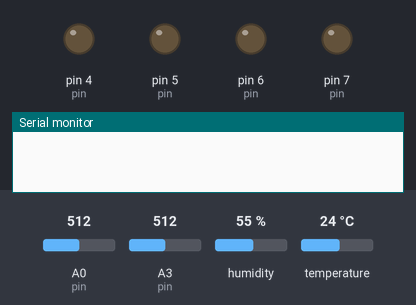
Simulated run of this sketch. Board: Arduino Uno, built with avr-gcc and run on an emulated ATmega328P. Parts: output pins drawn as LEDs (lit = HIGH), the last lines printed to the serial monitor. The inputs (shaded band) are chosen by the test bench; at power-on: temperature 24 °C, A3 (pin) = 512, A0 (pin) = 512, humidity 55 %. Random numbers use the default seed unless the sketch sets one.

Above: at 1.3 s.
1.4 s: temperature set to 21 °C
6.8 s: temperature set to 18 °C
At 10.0 s:
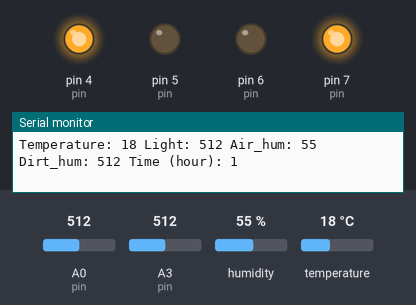
10.9 s: A3 (pin) set to 493
At 11.9 s:
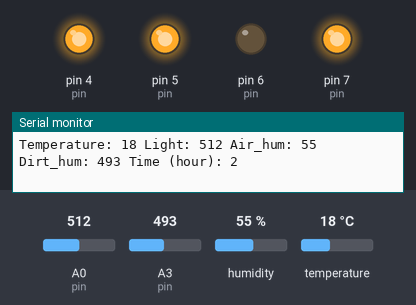
16.3 s: temperature set to 28 °C
At 18.0 s:
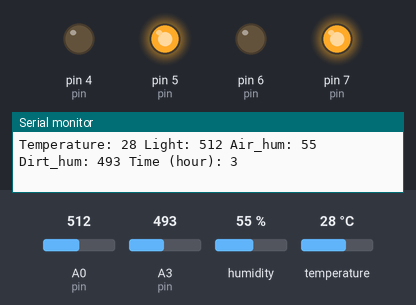
21.7 s: temperature set to 12 °C
At 24.2 s:
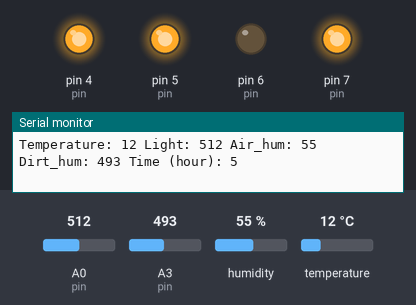
27.1 s: temperature set to 33 °C
At 29.7 s:
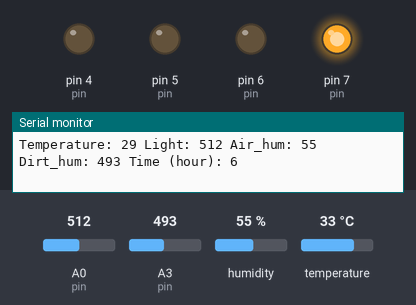
Timing chart, 0 to 33.5 s (numbered marks = the images above; inputs shaded):
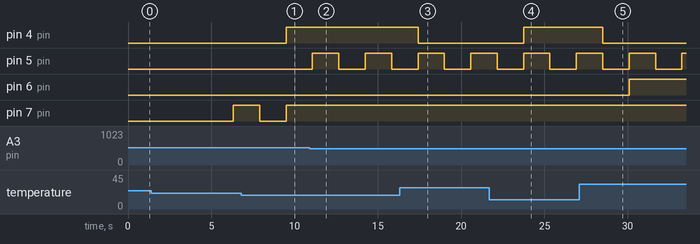

Measured:
- the behaviour switches between 20 and 19 °C on temperature (found by bisection; images 0 and 1)
- the behaviour switches between 500 and 499 on A3 (pin) (found by bisection; images 1 and 2)
- after the input at 6.8 s, pin 4 (pin): LOW → HIGH after 2.7 s
- after the input at 10.9 s, pin 5 (pin): alternates HIGH for 1.6 s and LOW for 1.6 s, starting after 0.18 s
- after the input at 16.3 s, pin 4 (pin): HIGH → LOW after 1.1 s
- after the input at 21.7 s, pin 4 (pin): LOW → HIGH after 2.0 s
- after the input at 27.1 s, pin 4 (pin): HIGH → LOW after 1.4 s

The sketch:

Task2_greenhouse.ino
```cpp
#include <DHT11.h>


#define TEMP_HUM_SENSOR_PIN 12     // temperature and humidity sensor


DHT11 dht11(TEMP_HUM_SENSOR_PIN);


#define HOUR_LENGTH 3600000UL // 1 hour in millis
#define LIGHT_ON_HOUR 6       // turn light on at 6:00
#define LIGHT_OFF_HOUR 22     // turn light off at 22:00


#define VENT_PERIOD 3600000UL // period of ventilation: 1 hour (3600000 millis)
#define VENT_DURATION 300000UL // duration of ventilation: 5 minutes (300000 millis)


#define WATER_PERIOD 10000UL // period of watering: 30 seconds (30000 millis)
#define WATERING_DURATION 5000UL // duration of watering: 5 seconds (5000 millis)


unsigned long TIME = 0;


struct ClimateConditions {
  int minLight;
  int minMoisture;
  int tempMin;
  int tempMax;
  int maxHum;
};


ClimateConditions climate = {400, 500, 20, 30, 60};


class Fan {
  public:
    const int pin = 7;
    bool on_heater;
    bool on_timetable;
    bool on_hot;
    bool on_humidity;
  public:
    void power();
};


class Heater {
  public:
    const int pin = 4;
    bool on_temperature;
  public:
    void power();
};


class Lamp {
  public:
    const int pin = 6;
    bool on_lamp;
  public:
    void power();
};


class Pump {
  public:
    const int pin = 5;
    bool on_pump;
  public:
    void power();
};


class Thermometer {
  public:
    int temperature;   // Celsius
  public:
    void get_data();
};


class Thermometer_ran {
  public:
    int temperature;   // Celsius
  public:
    void get_data();
};


class Thermometer_merge: public Thermometer {
  public:
    int* t1;
    int* t2;
    int* t3;
  public:
    void calculate();
};


class LightSen {
  public:
    const int pin = A0;
    int lightValue;
  public:
    void get_data();
};


class Air_humidity {
  public:
    int humidity;
  public:
    void get_data();
};


class Dirt_humidity {
  public:
    const int pin = A3;
    int humidity;
  public:
   void get_data();
};


void Fan::power()
{
  if( on_heater || on_timetable || on_hot || on_humidity ) {
        digitalWrite(pin, HIGH);
  }
  else {
    digitalWrite(pin, LOW);
  }
}


void Heater::power()
{
  if( on_temperature ) {
    digitalWrite(pin, HIGH);
  }
  else {
    digitalWrite(pin, LOW);
  }
}


void Lamp::power()
{
  if( on_lamp ) {
    analogWrite(pin, 255);
  }
  else {
    analogWrite(pin, 0);
  }
}


void Pump::power()
{
  if( on_pump ) {
    analogWrite(pin, 255);
  }
  else {
    digitalWrite(pin, 0);
  }
}


void Thermometer::get_data()
{
  temperature = dht11.readTemperature();

  if (temperature == DHT11::ERROR_CHECKSUM || temperature == DHT11::ERROR_TIMEOUT) {
       Serial.println(DHT11::getErrorString(temperature));
  }
}


void Thermometer_ran::get_data()
{
  temperature = random(0, 50);
}


void LightSen::get_data()
{
  lightValue = analogRead(pin);
}


void Air_humidity::get_data()
{
  humidity = dht11.readHumidity();

  if (humidity == DHT11::ERROR_CHECKSUM || humidity == DHT11::ERROR_TIMEOUT) {
    Serial.println(DHT11::getErrorString(humidity));
  }
}


void Dirt_humidity::get_data()
{
  humidity = analogRead(pin);
}


void control_temperature(Thermometer &thermometer, Fan &fan, Heater &heater) {
  if (thermometer.temperature > climate.tempMax) {
    fan.on_hot = true;
    heater.on_temperature = false;
  }
  else if (thermometer.temperature < climate.tempMin) {
    fan.on_hot = false;
    fan.on_heater = true;
    heater.on_temperature = true;
  }
  else
  {
    heater.on_temperature = false;
  }
}


void ventilation_by_time(Fan &fan)
{
  static unsigned long lastVentTime = 0;
  static unsigned long startVentTime = 0;
  static bool venting = false;

  if ( !venting && TIME - lastVentTime >= VENT_PERIOD ) {
    venting = true;
    startVentTime = TIME;
  }

  if ( venting ) {
    if (TIME - startVentTime < VENT_DURATION) {
      fan.on_timetable = true;
    } else {
      fan.on_timetable = false;
      venting = false; // end of ventilation
      lastVentTime = TIME;
    }
  } else {
    fan.on_timetable = false;
  }
}


void control_light(LightSen &lightSen, Lamp &lamp)
{
  if ( TIME / HOUR_LENGTH > LIGHT_ON_HOUR && TIME / HOUR_LENGTH < LIGHT_OFF_HOUR ) {
    if (lightSen.lightValue > climate.minLight) {
      lamp.on_lamp = true;
    }
    else {
      lamp.on_lamp = false;
  }
  } else {
    lamp.on_lamp = false;
  }
}


void control_air_humidity(Fan &fan, Air_humidity &air_humidity) {
  if ( air_humidity.humidity > climate.maxHum) {
    fan.on_humidity = true;
  } else {
    fan.on_humidity = false;
  }
}


void control_dirt_humidity(Pump &pump, Dirt_humidity &dirt_humidity) {
  static unsigned long lastWaterTime = 0;
  static unsigned long startWaterTime = 0;
  static bool watering = false;

  if ( !watering && dirt_humidity.humidity < climate.minMoisture && TIME - lastWaterTime >= WATER_PERIOD) {
    watering = true;
    startWaterTime = TIME;
  }

  if ( watering ) {
    if (TIME - startWaterTime < WATERING_DURATION) {
      pump.on_pump = true;
    } else {
      pump.on_pump = false;
      watering = false; // end of watering
      lastWaterTime = TIME;
    }
  } else {
    pump.on_pump = false;
  }
}


void Thermometer_merge::calculate() {
  int a = *t1;
  int b = *t2;
  int c = *t3;
  int temp;
  if (a > b) { temp = a; a = b; b = temp; }
  if (b > c) { temp = b; b = c; c = temp; }
  if (a > b) { temp = a; a = b; b = temp; }
  temperature = b;
}


void printStatus(Thermometer &thermometer, LightSen &lightSen, Air_humidity &air_humidity, Dirt_humidity &dirt_humidity, unsigned long TIME) {
  Serial.print("Temperature: ");
  Serial.print(thermometer.temperature);
  Serial.print(" Light: ");
  Serial.print(lightSen.lightValue);
  Serial.print(" Air_hum: ");
  Serial.print(air_humidity.humidity);
  Serial.print(" Dirt_hum: ");
  Serial.print(dirt_humidity.humidity);
  Serial.print(" Time (hour): ");
  Serial.println(TIME/HOUR_LENGTH);    // при ускорении времени / HOUR_LENGTH
}


Fan fan;
Heater heater;
Thermometer thermometer1;
Thermometer thermometer2;
Thermometer_ran thermometer3;
Thermometer_merge thermometer;
Lamp lamp;
Pump pump;
LightSen lightSen;
Air_humidity air_humidity;
Dirt_humidity dirt_humidity;


void setup() {
  pinMode(lightSen.pin, INPUT);
  pinMode(dirt_humidity.pin, INPUT);

  pinMode(fan.pin, OUTPUT);
  pinMode(lamp.pin, OUTPUT);
  pinMode(pump.pin, OUTPUT);
  pinMode(heater.pin, OUTPUT);

  thermometer.t1 = &thermometer1.temperature;
  thermometer.t2 = &thermometer2.temperature;
  thermometer.t3 = &thermometer3.temperature;

  Serial.begin(9600);
}


void loop() {
  TIME = millis()*900;  // * 900 для ускорения

  thermometer1.get_data();
  thermometer2.get_data();
  thermometer3.get_data();
  thermometer.calculate();
  lightSen.get_data();
  air_humidity.get_data();
  dirt_humidity.get_data();

  control_light(lightSen, lamp);
  control_air_humidity(fan, air_humidity);
  ventilation_by_time(fan);
  control_temperature(thermometer, fan, heater);
  control_dirt_humidity(pump, dirt_humidity);

  fan.power();
  heater.power();
  lamp.power();
  pump.power();

  delay(10);

  // Serial.print("Temperature1: ");
  // Serial.print(thermometer1.temperature);
  // Serial.print(" Temperature2: ");
  // Serial.print(thermometer2.temperature);
  // Serial.print(" Temperature3: ");
  // Serial.print(thermometer3.temperature);
  // Serial.print(" Temperature: ");
  // Serial.println(thermometer.temperature);

  printStatus(thermometer, lightSen, air_humidity, dirt_humidity, TIME);
}
```

Task1.cpp
```cpp
#include <stdio.h>


typedef long long int RUB;


struct Person {
    RUB bank_account;
    RUB income;
    RUB cash;
    RUB pocket_cash;
    RUB spending;
    RUB car_spending;
    RUB food_spending;
    RUB mortgage_spending;
    RUB rent_spending;
    RUB house_cost;
    RUB trip_spending;
    RUB car_accident_cost;
    float annual_percent;
    bool has_percent_increase;
    bool mortgage_closed;
};


struct Person alice;
struct Person bob;


void alice_init() {
    alice.bank_account = 3 * 1000 * 1000;
    alice.income = 200 * 1000;
    alice.cash = 0;
    alice.pocket_cash = 5000;
    alice.spending = 50000;
    alice.car_spending = 40000;
    alice.food_spending = 40000;
    alice.mortgage_spending = 100 * 1000;
    alice.trip_spending = 60000;
    alice.annual_percent = 0.08;
    alice.has_percent_increase = false;
    alice.mortgage_closed = false;
}


void bob_init() {
    bob.bank_account = 3 * 1000 * 1000;
    bob.income = 220 * 1000;
    bob.cash = 0;
    bob.pocket_cash = 5000;
    bob.spending = 50000;
    bob.car_spending = 40000;
    bob.food_spending = 40000;
    bob.rent_spending = 60000;
    bob.house_cost = 12 * 1000 * 1000;
    bob.trip_spending = 60000;
    bob.car_accident_cost = 100 * 1000;
    bob.annual_percent = 0.08;
    bob.has_percent_increase = false;
}


void persons_print() {
    printf("Bob bank account = %lld rub.\n", bob.bank_account);
    printf("Alice bank account = %lld rub.\n", alice.bank_account);
}


void alice_income(const int year, const int month) {
    if (year == 2030 && month == 10) {
        alice.income *= 1.5; // Alice promotion
    }
    alice.cash += alice.income;

}


void alice_mortgage(const int year, const int month) {
    if (!alice.mortgage_closed) {
        if (year == 2025 && month == 9) {
            alice.bank_account -= 2 * 1000 * 1000; // Alice initial payment
        }
        else {
            alice.cash -= alice.mortgage_spending;
        }
        if (year == 2045 && month == 9) {
            alice.mortgage_closed = true;
        }
    }
}


void alice_spending(const int month) {  // Alice out-of-pocket expenses
    RUB spending = alice.spending;
    if (month == 2) {
        spending -= 7 * 1000;
    }
    if (month == 7) {
        spending += 5 * 1000;
    }
    if (month == 8) {
        spending += 2 * 1000;
    }
    alice.cash -= spending;
}


void alice_food() {
    alice.cash -= alice.food_spending;
}


void alice_car() {
        alice.cash -= alice.car_spending;
}


void alice_trip(const int month) {    // Alice annual trip
    if (month == 7) {
        alice.bank_account -= alice.trip_spending;
    }
}


void alice_deposit() {
    if (!(alice.has_percent_increase) && alice.bank_account > 3 * 1000 * 1000) {
        alice.annual_percent += 0.005;
        alice.has_percent_increase = true;
    }
    else if (alice.has_percent_increase && alice.bank_account < 3 * 1000 * 1000) {
        alice.annual_percent -= 0.005;
        alice.has_percent_increase = false;
    }
    alice.bank_account *= (1 + alice.annual_percent / 12);
    alice.bank_account += alice.cash - alice.pocket_cash;
    alice.cash = alice.pocket_cash;
}


///////////////////////////////////////////////////////////////////


void bob_income(const int year, const int month) {
    if (year == 2027 && month == 7) {
        bob.income *= 1.3; // Bob promotion
    }
    bob.cash += bob.income;
}


void bob_rent(const int year, const int month) {
    if (year == 2045 && month == 8) {
        bob.bank_account -= bob.house_cost;  // Bob buy a house
    }
    else {
        bob.cash -= bob.rent_spending;
    }
}


void bob_spending(const int month) {  // Bob out-of-pocket expenses
    RUB spending = bob.spending;
    if (month == 2) {
        spending -= 7 * 1000;
    }
    if (month == 7) {
        spending += 5 * 1000;
    }
    if (month == 8) {
        spending += 2 * 1000;
    }
    bob.cash -= spending;
}


void bob_food() {
    bob.cash -= bob.food_spending;
}


void bob_car(const int year, const int month) {
    if (year == 2034 && month == 7) {
        bob.bank_account -= bob.car_accident_cost; // Bob's car accident
    }
    bob.cash -= bob.car_spending;
}


void bob_trip(const int month) {  // Bob's annual trip
    if (month == 7) {
        bob.bank_account -= bob.trip_spending;
    }
}


void bob_deposit() {
    if (!(bob.has_percent_increase) && bob.bank_account > 3 * 1000 * 1000) {
        bob.annual_percent += 0.005;
        bob.has_percent_increase = true;
    }
    else if (bob.has_percent_increase && bob.bank_account < 3 * 1000 * 1000) {
        bob.annual_percent -= 0.005;
        bob.has_percent_increase = false;
    }
    bob.bank_account *= (1 + bob.annual_percent / 12);
    bob.bank_account += bob.cash - bob.pocket_cash;
    bob.cash = bob.pocket_cash;
}


void simulation() {
    int year = 2025;
    int month = 9;

    while (!(year == 2045 && month == 9)) {
        alice_income(year, month);
        alice_mortgage(year, month);
        alice_spending(month);
        alice_food();
        alice_car();
        alice_trip(month);
        alice_deposit();

        bob_income(year, month);
        bob_rent(year, month);
        bob_spending(month);
        bob_food();
        bob_car(year, month);
        bob_trip(month);
        bob_deposit();

        month++;
        if (month == 13) {
            year++;
            month = 1;
        }
    }
}


int main() {
    alice_init();
    bob_init();

    simulation();

    persons_print();
}
```
